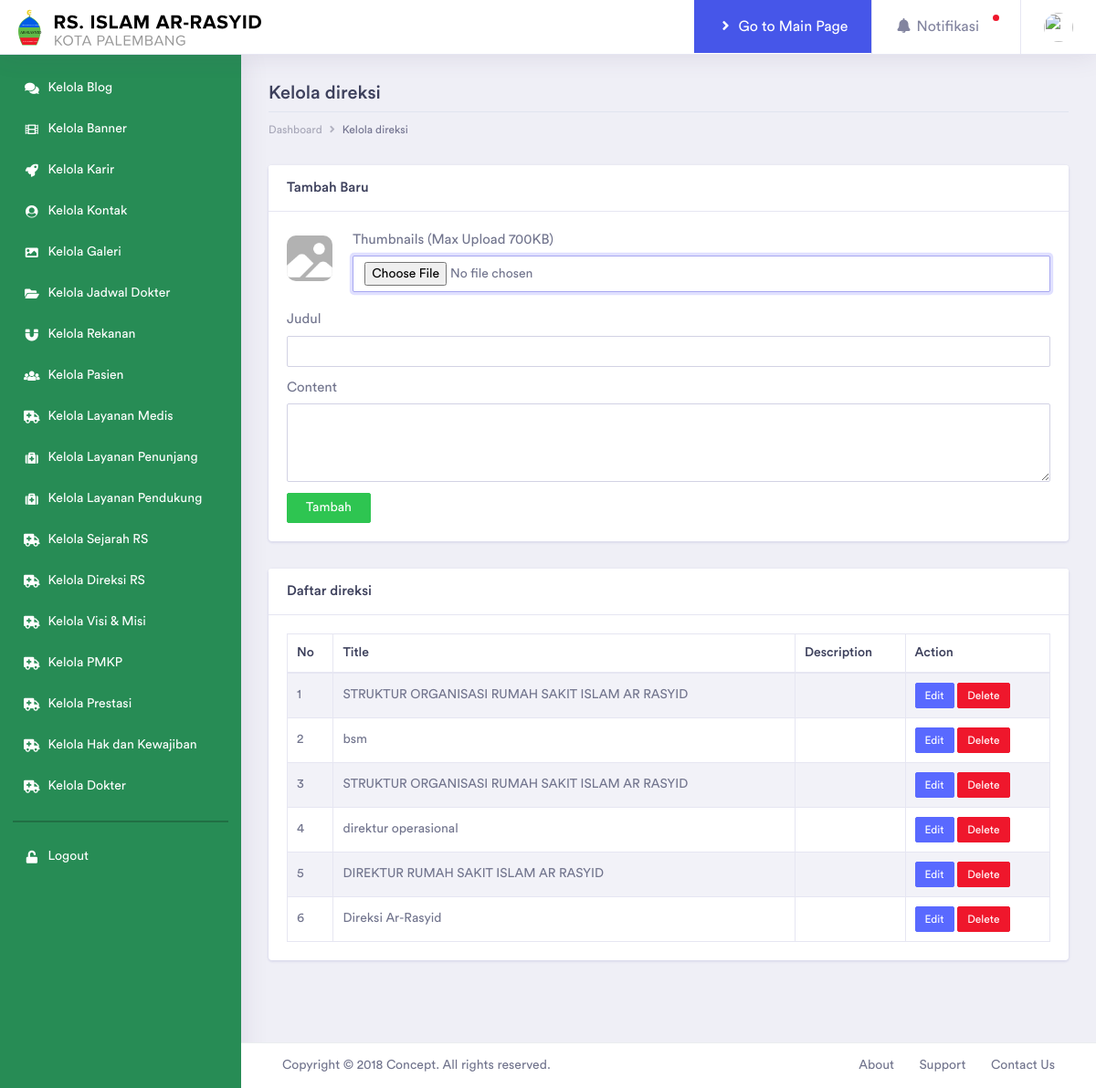
Page /admin/profil/direksi on the committed database.
### tables this page shows
CREATE TABLE `direksi` (
  `id` int(11) NOT NULL,
  `nama` text NOT NULL,
  `thumb` text NOT NULL,
  `slug` text NOT NULL,
  `deskripsi` text NOT NULL,
  `date_created` date NOT NULL
);

### application/controllers/Profil.php (called while the page is built, shortened)
<?php
class Profil extends CI_Controller {
      function __construct(){
        $this->load->helper('url');
        $this->load->library('form_validation');
        $this->load->helper('form');
        $this->load->library('form_validation');
      }
      public function page($konteks){
        $data['title_bar'] = "";
        $data['header_page'] = "";
        $query2="SELECT * FROM $konteks order by id DESC";
        $query_result2 = $this->db->query($query2)->result();
        $data['daftar'] = $query_result2;
        $data['konteks'] = $konteks;
        $this->load->view('backview/header.php', $data);
        $this->load->view('backview/admin/navbar.php', $data);
        $this->load->view('backview/admin/dashboard/profil.php', $data);
        $this->load->view('backview/footer.php', $data);
      }
}

### index.php (called while the page is built, shortened)
<?php
require_once BASEPATH.'core/CodeIgniter.php';

### application/views/backview/admin/dashboard/profil.php (the view, shortened to what this page needs)
<div class="dashboard-wrapper">
	        <div class="dashboard-influence">
	            <div class="container-fluid dashboard-content">
	                <div class="row">
	                    <div class="col-xl-12 col-lg-12 col-md-12 col-sm-12 col-12">
	                        <div class="page-header">
	                            <h3 class="mb-2">Kelola <?php echo $konteks?></h3>
	                            <div class="page-breadcrumb">
	                                <nav aria-label="breadcrumb">
	                                    <ol class="breadcrumb">
	                                        <li class="breadcrumb-item"><a href="#" class="breadcrumb-link">Dashboard</a></li>
	                                        <li class="breadcrumb-item active" aria-current="page">Kelola <?php echo $konteks; ?></li>
	                                    </ol>
	                                </nav>
	                            </div>
	                        </div>
	                    </div>
                    </div>
                    <div class="row">
                            <div class="col-xl-12 col-lg-12 col-md-12 col-sm-12 col-12">
                                <div class="card">
                                        <?php echo form_open_multipart('admin/profil/add/submit_profil'); ?>
                                            <h5 class="card-header">Tambah Baru</h5>
                                            <div class="card-body">
                                                    <div class="row">
                                                            <div class="col-lg-1 col-md-1 col-xs-6">
                                                            <img style="object-fit:cover;border-radius:10px;position:relative;top:6px;" width="50" height="50" id="img_thumb" src="<?php echo base_url() ?>assets/backview/images/image_default.png">
                                                            </div>
                                                            <div class="col-lg-11 col-md-11 col-xs-12 upload_component">
                                                            <div class="form-group">
                                                                <label for="exampleFormControlFile1">Thumbnails (Max Upload 700KB)</label>
                                                                <input type="file" class="form-control" id="upload_thumb" name="upload_thumb">
                                                            </div>
                                                            </div>
                                                    </div>
                                                    <div class="form-group">
                                                        <label for="inputText3" class="col-form-label">Judul</label>
                                                        <input id="inputText3" name="nama" type="text" class="form-control" required>
                                                    </div>
                                                    <div class="form-group">
                                                        <label for="exampleFormControlTextarea1">Content</label>
                                                        <textarea class="form-control" id="editor" rows="3" name="deskripsi"></textarea>
                                                    </div>
                                                    <input style="padding-left:20px;padding-right:20px;" type="submit" value="Tambah" class="btn btn-sm btn-success" name="submit_profil" id="submit blog"/>
                                            </div>
                                        <?php echo form_close();?>
                                </div>
                            </div>
                        </div>
                        <div class="row">
                            <div class="col-xl-12 col-lg-12 col-md-12 col-sm-12 col-12">
                                <div class="card">
                                    <div class="card-header">
                                        <h5 class="mb-0">Daftar <?php echo $konteks?></h5>
                                    </div>
                                    <div class="card-body">
                                        <div class="table-responsive">
                                            <table id="example" class="table table-striped table-bordered second" style="width:100%">
                                                <thead>
                                                    <tr>
                                                        <th>No</th>
                                                        <th>Title</th>
                                                        <th>Description</th>
                                                        <th>Action</th>
                                                    </tr>
                                                </thead>
                                                <tbody>
                                                    <?php
                                                            $i = 0;
                                                            foreach($daftar as $list){
                                                                $i = $i + 1;
                                                                ?>
                                                            <tr>
                                                                <td><?php echo $i; ?></td>
                                                                <td><?php echo $list->nama; ?></td>
                                                                <td><?php echo $list->deskripsi; ?></td>
                                                                <td><a href="<?php echo base_url()?>admin/profil/edit/<?php echo $list->id; ?>/<?php echo $konteks; ?>" class="btn btn-primary btn-xs">Edit   </a>&nbsp;<a href="<?php echo base_url()?>admin/profil/delete/<?php echo $list->id; ?>/<?php echo $konteks ?>" class="btn btn-danger btn-xs">Delete</a></td>
                                                            </tr>
                                                        <?php }
                                                    ?>
                                                </tbody>
                                            </table>
                                        </div>
                                    </div>
                                </div>
                            </div>
                        </div>
                </div>
            </div>
    <div class="footer">
        <div class="container-fluid">
            <div class="row">
                <div class="col-xl-6 col-lg-6 col-md-6 col-sm-12 col-12">
                    Copyright © 2018 Concept. All rights reserved.
                </div>
                <div class="col-xl-6 col-lg-6 col-md-6 col-sm-12 col-12">
                    <div class="text-md-right footer-links d-none d-sm-block">
                        <a href="javascript: void(0);">About</a>
                        <a href="javascript: void(0);">Support</a>
                        <a href="javascript: void(0);">Contact Us</a>
                    </div>
                </div>
            </div>
        </div>
    </div>
</div>

### rows in the picture
direksi: nama "STRUKTUR ORGANISASI RUMAH SAKIT ISLAM AR RASYID"
direksi: nama "bsm"
direksi: nama "STRUKTUR ORGANISASI RUMAH SAKIT ISLAM AR RASYID"
direksi: nama "direktur operasional"
direksi: nama "DIREKTUR RUMAH SAKIT ISLAM AR RASYID"
direksi: nama "Direksi Ar-Rasyid"

### other values in the picture
$konteks "direksi"
